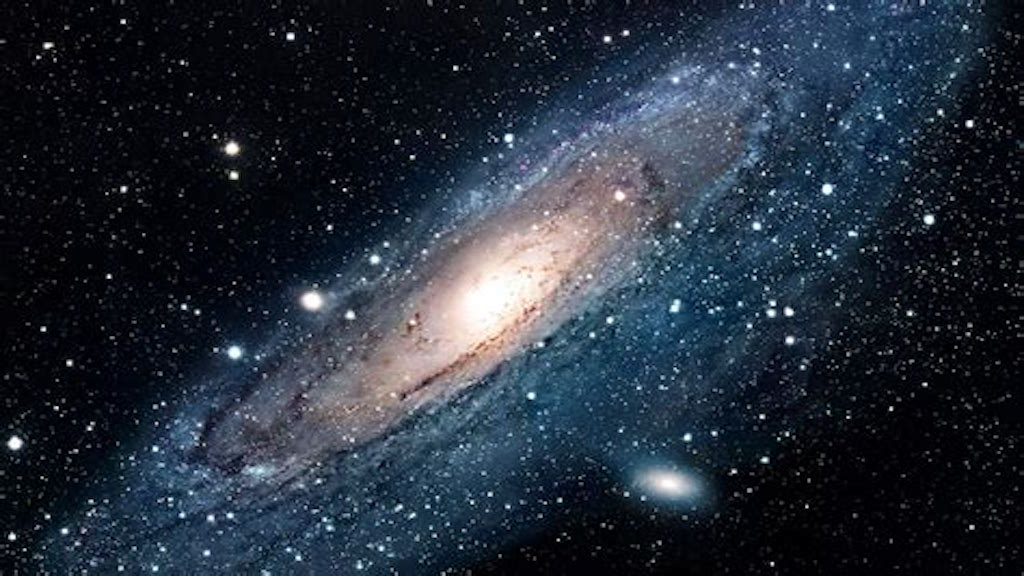
#> input picture 虾兽维度/Toobox/wifiTransFiles/Third/VideoClass/Resources/videoImages.bundle/video_bg.jpeg, 1024 x 576 px
$ python clipIcon.py '虾兽维度/Toobox/wifiTransFiles/Third/VideoClass/Resources/videoImages.bundle/video_bg.jpeg' out   (Python 2 division)   (older library calls are emulated)
#> lines starting #> are read from the running program, lines starting #| are printed output that depends on the picture
#!/usr/bin/python
#coding:utf-8

import sys,os
from PIL import Image

print '使用说明:传入两个参数,第一个是大图片的路径,第二个是保存文件的路径'
sourcePath = sys.argv[1]
saveDir = sys.argv[2]
# [11 lines of commented-out code are left out]
im = Image.open(sourcePath)
#> im is the input picture: PIL image 1024x576 RGB; mean R, G, B 37.5, 46.2, 58.4

sizeArr = [40,58,60,80,87,120,121,180,1024]
#(x,y) = im.size
for wh in sizeArr:
    # 保持采样率Image.ANTIALIAS
    newImg = im.resize((wh,wh),Image.ANTIALIAS)
    savePath = '%s/Icon-%s.png'%(saveDir,wh)
    newImg.save(savePath, 'png', quality = 100)
#> this loop made 9 passes
#> pass 1, `newImg = im.resize((wh,wh),Image.ANTIALIAS)`:
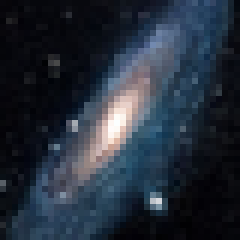
#> newImg: PIL image 40x40 RGB (shown 6 times larger); mean R, G, B 37.5, 46.2, 58.4
#> pass 2, `newImg = im.resize((wh,wh),Image.ANTIALIAS)`:
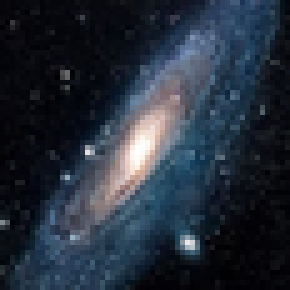
#> newImg: PIL image 58x58 RGB (shown 5 times larger); mean R, G, B 37.5, 46.2, 58.4
#> pass 3, `newImg = im.resize((wh,wh),Image.ANTIALIAS)`:
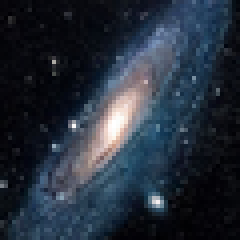
#> newImg: PIL image 60x60 RGB (shown 4 times larger); mean R, G, B 37.5, 46.2, 58.4
#> after the loop:
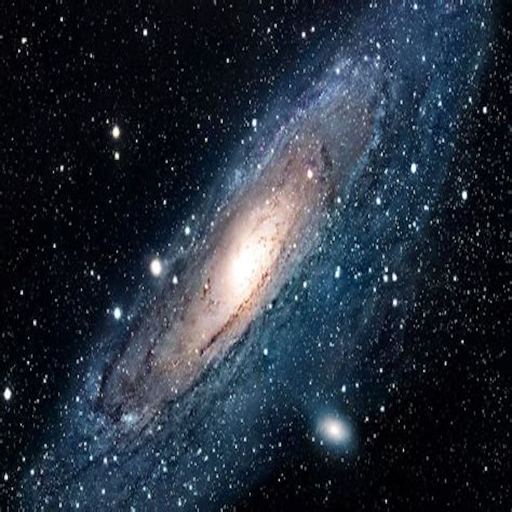
#> newImg: PIL image 1024x1024 RGB (shown at 1/2 size); mean R, G, B 37.5, 46.2, 58.4

# [42 lines of commented-out code are left out]

im.close()
#print '裁剪的尺寸为: %s'%sizeArr
print '保存到文件夹: %s'%saveDir
print '***********执行完毕***********'
